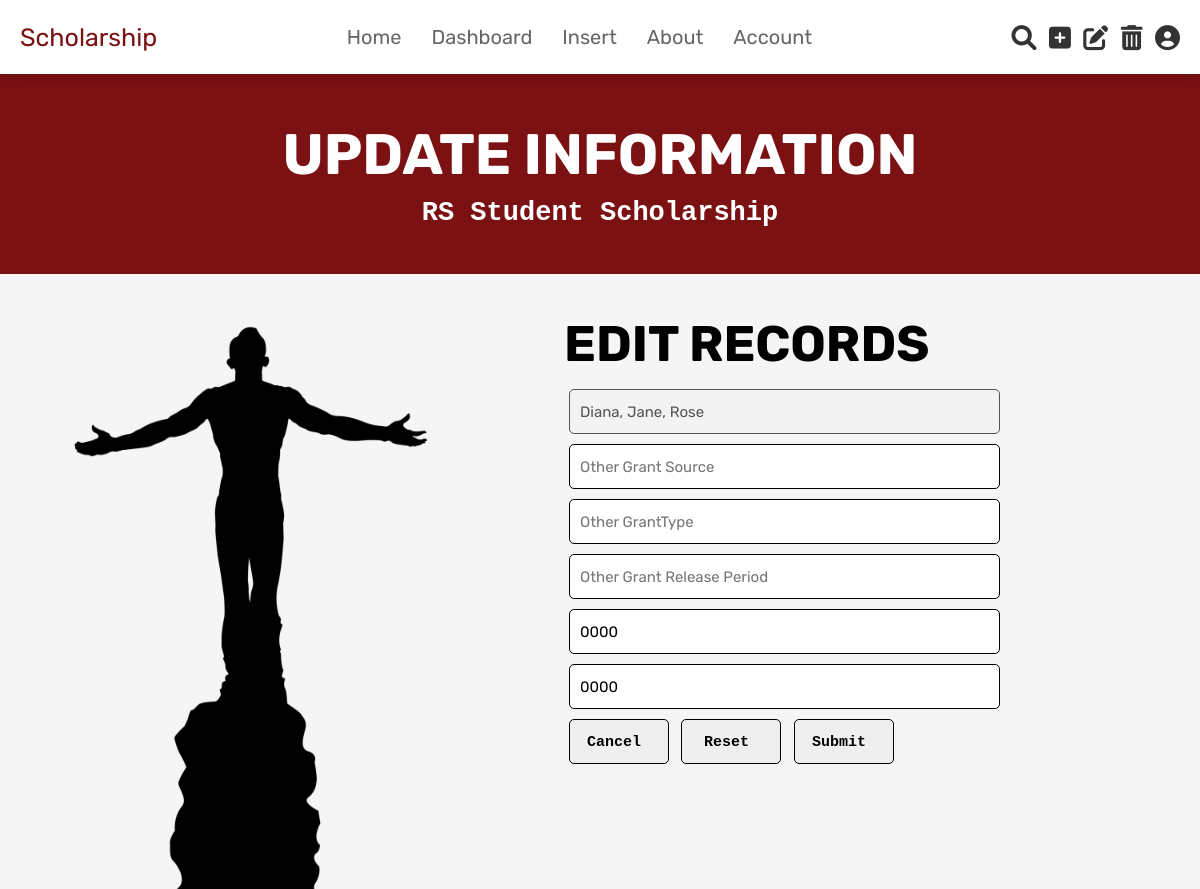
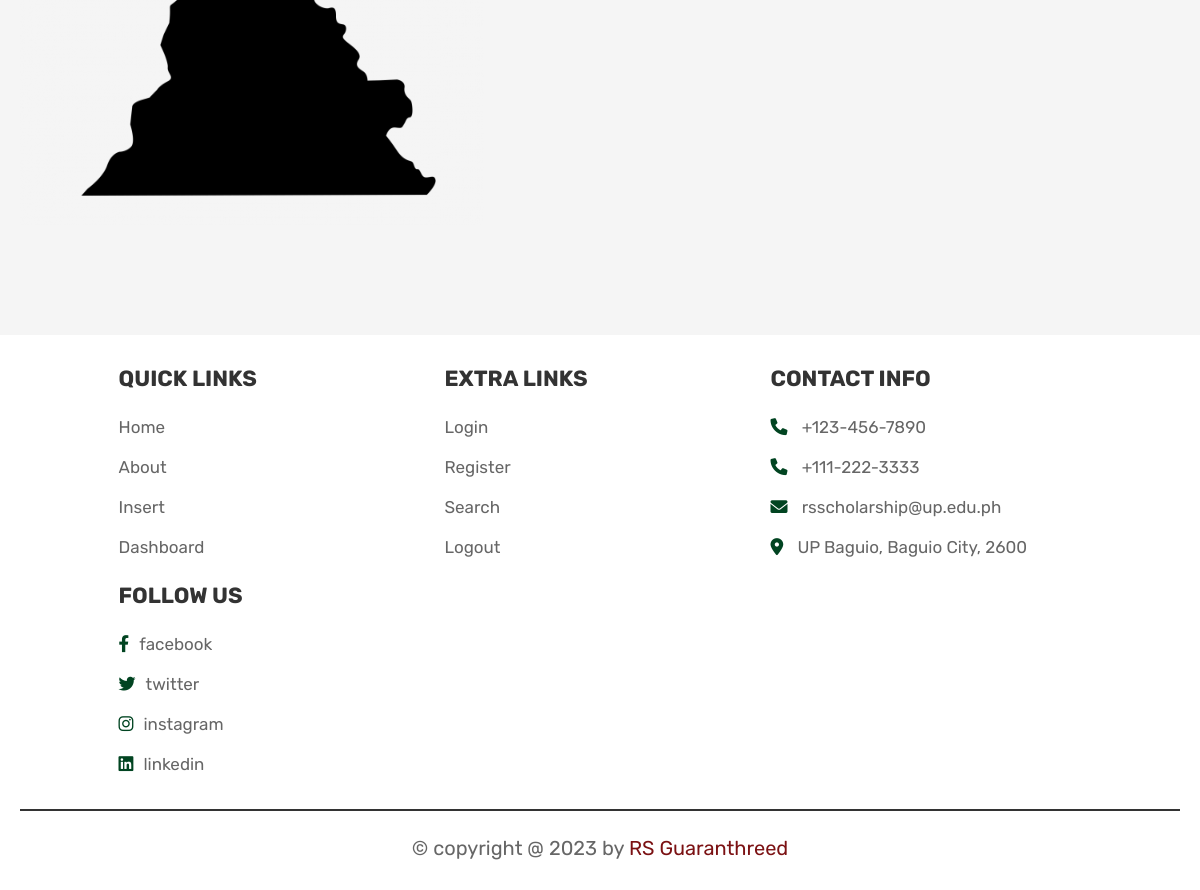
Page /updating-other-grants.php?edit=20184526 (signed in) on the committed database (2 pictures, top to bottom).
### tables this page shows
CREATE TABLE `scholar_basic_info` (
  `Student_ID` int(10) NOT NULL,
  `last_name` varchar(30) NOT NULL,
  `given_name` varchar(30) NOT NULL,
  `middle_name` varchar(30) NOT NULL,
  `sex` varchar(10) NOT NULL,
  `birthdate` date NOT NULL,
  `citizenship` varchar(30) NOT NULL,
  `civil_status` varchar(30) NOT NULL,
  `permanent_address` varchar(100) NOT NULL,
  `present_address` varchar(100) NOT NULL,
  `email_address` varchar(100) NOT NULL,
  `mobile_number` varchar(11) NOT NULL
);

CREATE TABLE `other_grants` (
  `Student_ID` int(10) NOT NULL,
  `other_grant_source` varchar(50) NOT NULL,
  `other_grant_type` varchar(30) NOT NULL,
  `other_grant_relperiod` varchar(30) NOT NULL,
  `other_grant_start` year(4) DEFAULT NULL,
  `other_grant_end` year(4) DEFAULT NULL
);

### updating-other-grants.php (the view, shortened to what this page needs)
<!DOCTYPE html>
<html lang="en">
<head>
   <link rel="stylesheet" href="https://cdnjs.cloudflare.com/ajax/libs/font-awesome/6.0.0/css/all.min.css">
   <link rel="stylesheet" href="css/home_style.css">
</head>
<body>
    <?php @include 'header.php'; ?>
    <section class="heading">
    <h3>update information</h3 >
    <h4>RS Student Scholarship</h4>
    </section>
    <section class="update-content">
    <div class="update-container">
        <div class="update-left">
            <img class="up" src="images/oblation.png"/>
        </div>
        <?php
        if(isset($_GET['edit'])){
            $id = $_GET['edit'];
        }
        $query = "SELECT scholar_basic_info.Student_ID, last_name, given_name, middle_name,
                other_grant_source, other_grant_type, other_grant_relperiod, other_grant_start,other_grant_end
                FROM `scholar_basic_info`
                JOIN `other_grants` ON scholar_basic_info.Student_ID = other_grants.Student_ID
                WHERE scholar_basic_info.Student_ID = '$id'";
        $result = mysqli_query($conn, $query) or die(mysqli_error($conn));
        while($rows = mysqli_fetch_array($result)){
            $lastname = $rows['last_name'];
            $givenname = $rows['given_name'];
            $middlename = $rows['middle_name'];
            $other_grant_source = $rows['other_grant_source'];
            $other_grant_type = $rows['other_grant_type'];
            $other_grant_relperiod = $rows['other_grant_relperiod'];
            $other_grant_start = $rows['other_grant_start'];
            $other_grant_end = $rows['other_grant_end'];
        }
  ?>
        <div class="update-right">
        <h1 class="edit-info">EDIT RECORDS</h1>
        <form method="POST" action="updated-other-grants.php">
        <div class="form-group">
        <input class="box" value="<?php echo $lastname. ', '. $givenname. ', '. $middlename;?>" disabled>
        </div>
        <div class="form-group">
        <input placeholder="Other Grant Source" name="other_grant_source" class="box" value="<?php echo $other_grant_source;?>">
        </div>
        <div class="form-group">
        <input placeholder="Other GrantType" name="other_grant_type" class="box" value="<?php echo $other_grant_type;?>">
        </div>
        <div class="form-group">
        <input  placeholder="Other Grant Release Period" name="other_grant_relperiod" class="box" value="<?php echo $other_grant_relperiod;?>">
        </div>
        <div class="form-group">
        <input placeholder="Other Grant Start" name="other_grant_start" class="box" value="<?php echo $other_grant_start;?>">
        </div>
        <div class="form-group">
        <input  placeholder="Other Grant End" name="other_grant_end" class="box" value="<?php echo $other_grant_end;?>">
        </div>
        <div class="form-group">
        <button type="button" class="button" onclick = "cancel()">Cancel</button>
        <input type="reset" class="button" value="Reset">
        <input type="submit" name="submit" class="button" value="Submit">
        </div>
        </form>
        </div>
    </div>
    </section>
<?php @include 'footer.php'; ?>
</body>
</html>

### css/home_style.css (style rules this page uses)
:root { --pink:#e84393; --red:#c0392b; --orange:#f39c12; --black:#333; --white:#fff; --light-color:#666; --light-white:#ccc; --light-bg:#f5f5f5; --forest-green : #014421; --maroon : #7b1113; --gold : #FFD700; --gray: #676767; --border:.2rem solid var(--black); --box-shadow:0 .5rem 1rem rgba(0,0,0,.1); }
* { font-family: 'Rubik', sans-serif; margin:0; padding:0; box-sizing: border-box; outline: none; border:none; text-decoration: none; transition:all .2s linear; }
html { font-size: 62.5%; overflow-x: hidden; scroll-behavior: smooth; scroll-padding-top: 6.5rem; }
body { background: var(--light-bg); }
section { padding:3rem 2rem; }
.heading { display: flex; flex-flow: column; align-items: center; justify-content: center; gap:1rem; background-color: var(--maroon); text-align: center; min-height: 25vh; }
.heading h3 { font-size: 5.7rem; color:var(--white); text-transform: uppercase; }
.heading h4 { font-size: 2.7rem; color:var(--white); font-family: 'Courier New', Courier, monospace; }
.update-content { width: 100%; min-height: 110vh; }
.update-content .update-container { min-height: 110vh; }
.update-content .update-container .update-left { float: left; width: 40%; }
.update-content .update-container .update-left .up { height: 100vh; width: 100%; }
.update-content .update-container .update-right { margin-left: 40%; margin-top: 3rem; }
.update-content .update-container .update-right .form-group { margin-left: 8rem; }
.update-content .update-container .box { width: 70%; height: 4.5rem; padding: 1rem 1rem; font-size: 1.5rem; border: 1px solid; margin:0.5rem 0.5rem; margin-bottom: 0.5rem; border-radius: 0.5rem; }
.update-content .update-container .button { height: 4.5rem; width: 10rem; font-size: 1.5rem; font-family: 'Courier New', Courier, monospace; font-weight: bold; padding-right: 1rem; margin:0.5rem 0.5rem; padding-top: 0.2rem; border: 1px solid; margin-bottom: 0.5rem; border-radius: 0.5rem; }
.update-content .update-container .update-right .edit-info { font-size: 5rem; margin-left: 8rem; margin-top: -2rem; margin-bottom: 1rem; }
h1 { font-size:17px; margin-left: 1rem; margin-top:1rem; }

### rows in the picture
scholar_basic_info: last_name+given_name+middle_name "Diana, Jane, Rose", other_grant_start "0000", other_grant_end "0000"
